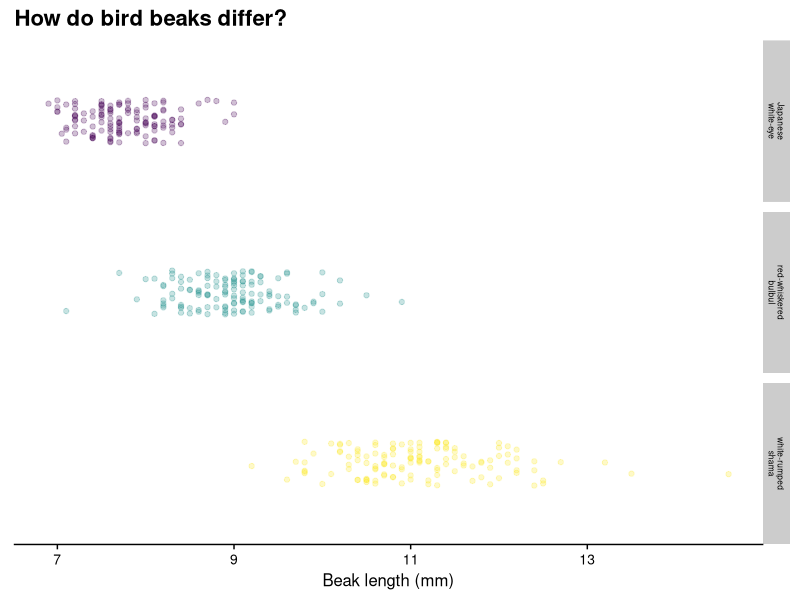
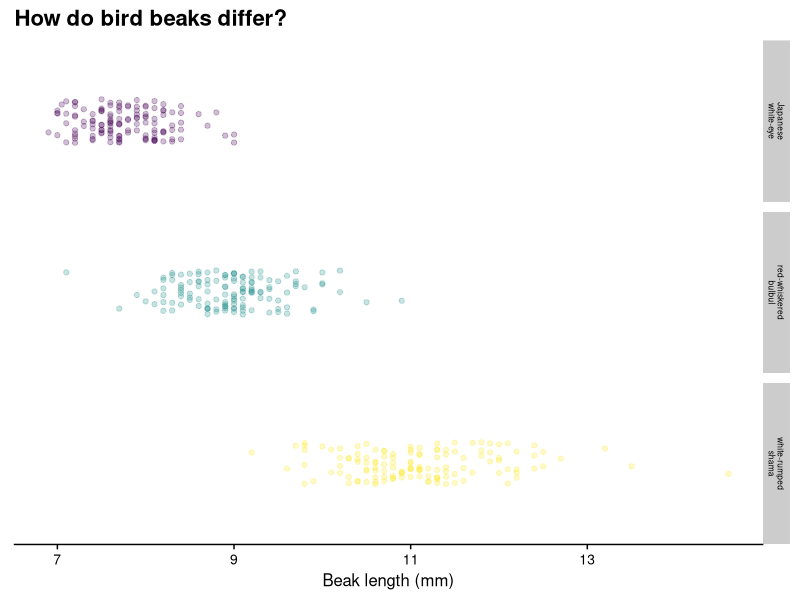
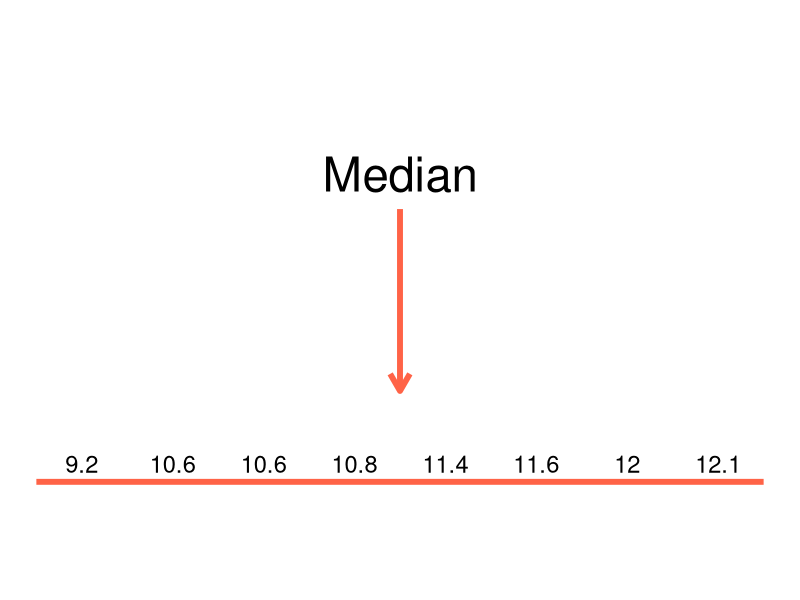
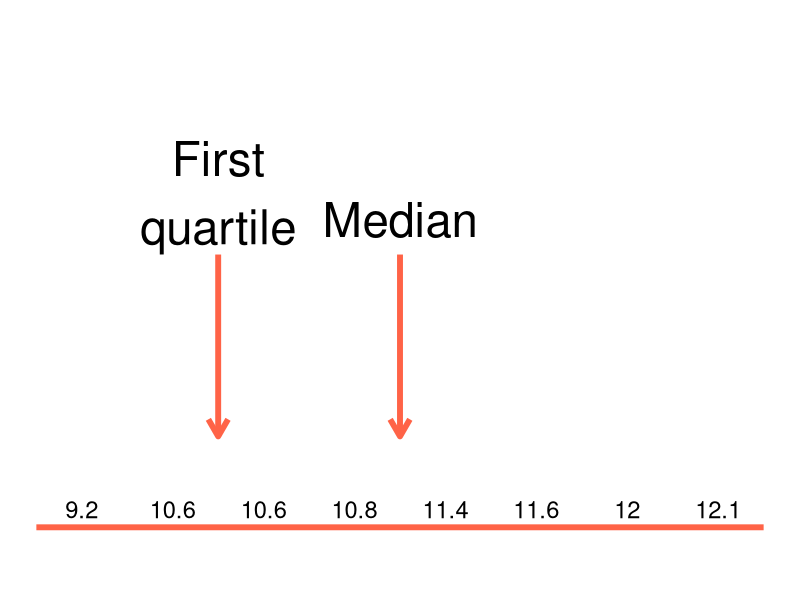
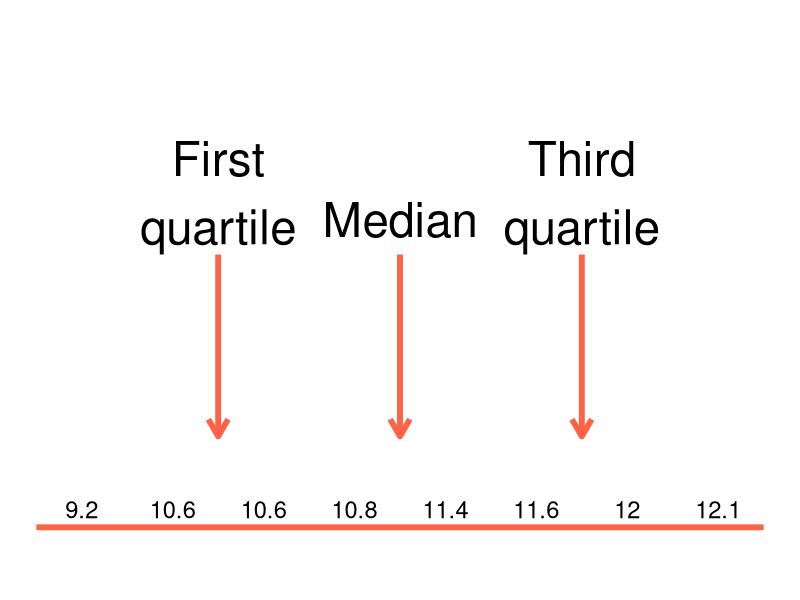

Generate these figures, in order, with R:
## ---- chunk 1
library(cowplot)
library(ggplot2)
library(tibble)
library(dplyr)
library(knitr)

opts_chunk$set(echo = FALSE, warning = FALSE)

bd <- read.csv("../data/Focal_Bird_Morphology.csv")
bd <- bd[bd$species %in% c("jawe", "rwbu", "wrsh") &
             !is.na(bd$nares_to_tip), ]

n <- min(table(bd$species))

set.seed(123)
bd <- lapply(split(bd, bd$species), \(x) {
    x[sample(nrow(x), n), ]
})
bd <- do.call(rbind, bd)

bd$full_name <- "Japanese white-eye"
bd$full_name[bd$species == "rwbu"] <- "red-whiskered bulbul"
bd$full_name[bd$species == "wrsh"] <- "white-rumped shama"
## ---- chunk 2
bd$y <- 1

gp <- ggplot(bd, aes(x = nares_to_tip, y = y,
                     color = full_name)) +
    facet_grid(rows = vars(full_name),
               labeller = label_wrap_gen(width = 10)) +
    geom_jitter(width = 0, height = 0.15) +
    scale_color_viridis_d(alpha = 0.25) +
    scale_y_continuous(limits = c(0.5, 1.5)) +
    xlab("Beak length (mm)") +
    ggtitle("How do bird beaks differ?") +
    theme_cowplot() +
     theme(axis.text = element_text(size = 10),
          axis.title = element_text(size = 12),
          strip.text = element_text(size = 6),
          legend.position = "none",
          axis.text.y = element_blank(),
          axis.title.y = element_blank(),
          axis.line.y = element_blank(),
          axis.ticks.y = element_blank())

gp
## ---- chunk 3
wrsh <- bd$nares_to_tip[bd$species == "wrsh" & !is.na(bd$nares_to_tip)]
## ---- chunk 4
kable(as.data.frame(wrsh[1:8]), col.names = "Beak lengths in mm")
## ---- chunk 5
kable(data.frame(1:8, wrsh[1:8]),
             col.names = c("i", "$Y_i$"))
## ---- chunk 6
kable(as.data.frame(wrsh[1:8]), col.names = "Beak lengths in mm")
## ---- chunk 7
m <- round(mean(wrsh[1:8]), 2)
## ---- chunk 8
data.frame(c(as.character(1:8), "**Sum**"),
           c(wrsh[1:8], sum(wrsh[1:8])),
           c(paste(wrsh[1], "-", round(mean(wrsh[1:8]), 2), "=",
                   round(wrsh[1] - round(mean(wrsh[1:8]), 2), 2)),
             rep("", 8))) |>
    kable(col.names = c("$i$", "$Y_i$", "Deviations ($Y_i - \\bar{Y}$)"))
## ---- chunk 9
s <- data.frame(c(as.character(1:8), "**Sum**"),
           c(wrsh[1:8], sum(wrsh[1:8])),
           c(round(wrsh[1:8] - m, 2), 0))

kable(s, col.names = c("$i$", "$Y_i$", "Deviations ($Y_i - \\bar{Y}$)"))
## ---- chunk 10
s <- cbind(s, "")
s[1, 4] <- paste0("$(", s[1, 3], ")^2$ = ", round(s[1, 3]^2, 4))

kable(s, col.names = c("$i$", "$Y_i$", "Deviations ($Y_i - \\bar{Y}$)",
                       "Squared deviations $(Y_i - \\bar{Y})^2$"))
## ---- chunk 11
s[, 4] <- round(s[, 3]^2, 4)
s[9, 4] <- round(sum(s[1:8, 4]), 4)

kable(s, col.names = c("$i$", "$Y_i$", "Deviations ($Y_i - \\bar{Y}$)",
                       "Squared deviations $(Y_i - \\bar{Y})^2$"))
## ---- chunk 12
wrsh_s <- round(sqrt(round(s[9, 4]/7, 4)), 4)
## ---- chunk 13
kable(as.data.frame(wrsh[1:8]), col.names = "Beak lengths in mm")
## ---- chunk 14
gp
## ---- chunk 15
bd |>
  group_by(full_name) |>
  summarize_at(vars(nares_to_tip), list(m = mean, s = sd)) |>
  mutate(CV = paste0(round(100 * s / m, 2), "%")) |>
  kable(col.names = c("Species", "$\\bar{Y}$", "$s$", "CV"),
        digits = c(0, 2, 2, 0))
## ---- chunk 16

X <- data.frame(wrsh = sort(wrsh[1:8]),
                label = sort(wrsh[1:8]), i = 1:8)

gp <- ggplot(X, aes(x = i, y = 0, label = label)) +
    geom_text(vjust = -0.5, size = 6) +
    geom_path(data = data.frame(i = range(X$i) + c(-0.5, 0.5),
                                y = 0, label = NA),
              color = "tomato", size = 2) +
  annotate("line", x = rep(nrow(X) / 2 + 0.5, 2), y = c(3, 1),
           arrow = arrow(length = unit(0.5, "cm")), color = "tomato", size = 2) +
  annotate("text", x = nrow(X) / 2 + 0.5, y = 3, vjust = -0.5,
           label = "Median", size = 12) +
  ylim(0, 4) +
  coord_equal() +
  theme_void()

gp

# Data frame to ensure calculations below are correct and easily portable
df = rename(X, Y = wrsh) |>
  arrange(Y)
Y = df$Y
n = nrow(df)
## ---- chunk 17

gp +
  annotate("line", x = rep(nrow(X) / 4 + 0.5, 2), y = c(3, 1),
           arrow = arrow(length = unit(0.5, "cm")), color = "tomato", size = 2) +
  annotate("text", x = nrow(X) / 4 + 0.5, y = 3, vjust = -0.1,
           label = "First\nquartile", size = 12) +
  ylim(0, 5)

## ---- chunk 18

gp +
  annotate("line", x = rep(nrow(X) / 4 + 0.5, 2), y = c(3, 1),
           arrow = arrow(length = unit(0.5, "cm")), color = "tomato", size = 2) +
  annotate("text", x = nrow(X) / 4 + 0.5, y = 3, vjust = -0.1,
           label = "First\nquartile", size = 12) +
  annotate("line", x = rep(nrow(X) * 0.75 + 0.5, 2), y = c(3, 1),
           arrow = arrow(length = unit(0.5, "cm")), color = "tomato", size = 2) +
  annotate("text", x = nrow(X) * 0.75 + 0.5, y = 3, vjust = -0.1,
           label = "Third\nquartile", size = 12) +
  ylim(0, 5)

## ---- chunk 19
first_quartile  = (Y[ceiling(n * 0.25)] + Y[ceiling(n * 0.25)+1]) / 2
third_quartile  = (Y[ceiling(n * 0.75)] + Y[ceiling(n * 0.75)+1]) / 2
